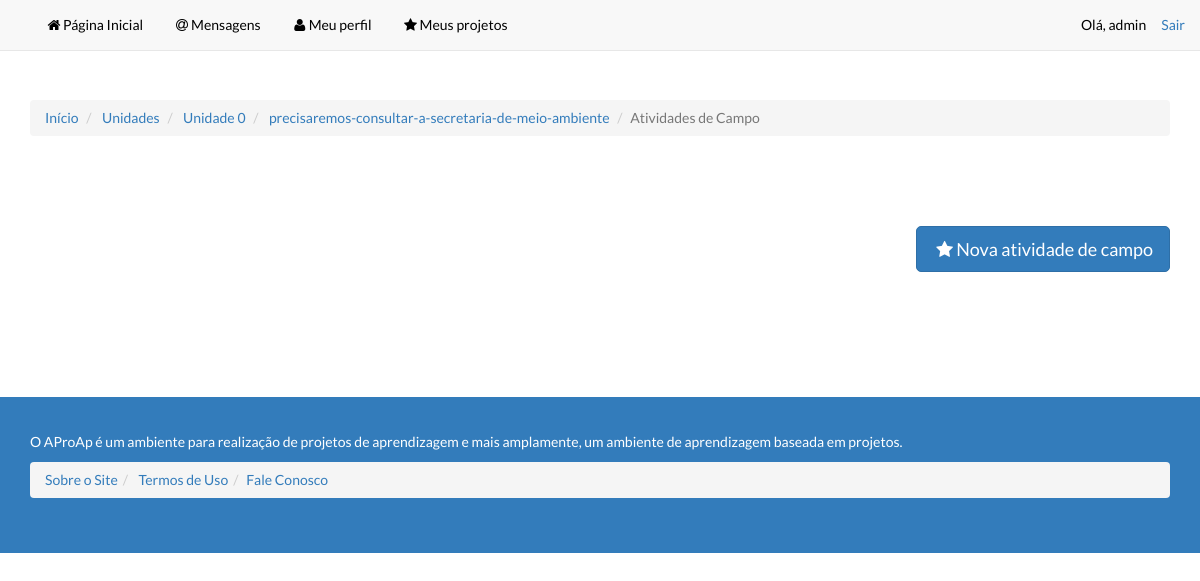
The app's page /projeto/ufes-turma-3-engen-comp/0/precisaremos-consultar-a-secretaria-de-meio-ambiente/atividades_campo/ (signed in), older data.
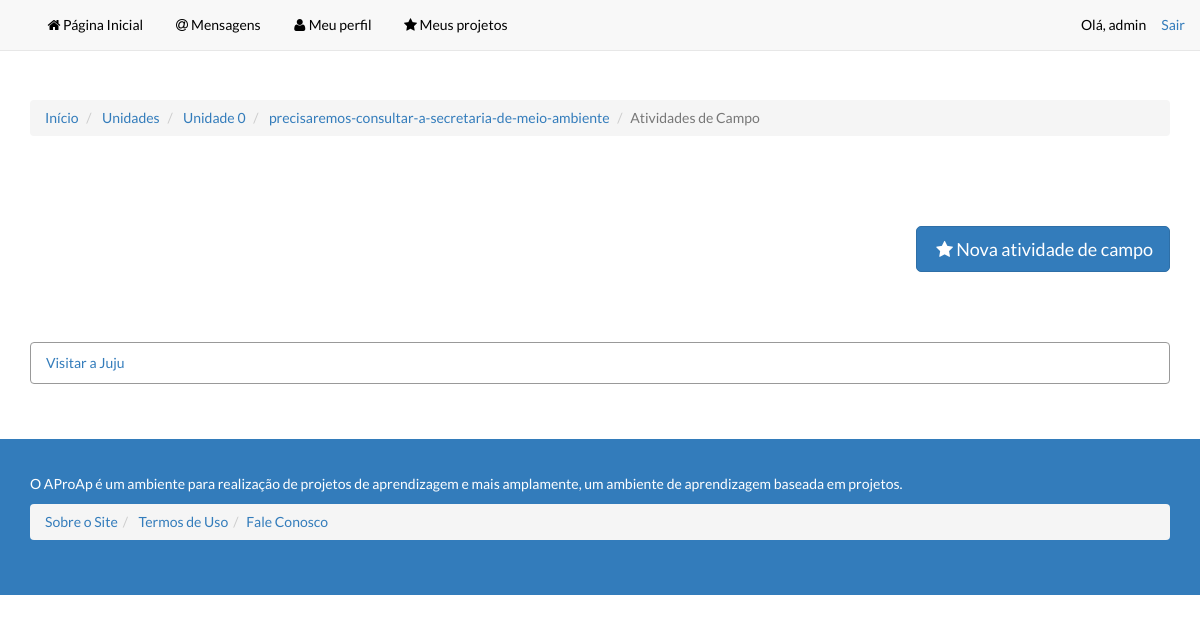
The same page, newer data.
### aproap/models.py (models this page shows, shortened)
class atividadesCampo(models.Model):
    aluno = models.CharField(max_length=100)
    titulo = models.CharField(max_length=100)
    descricao = models.CharField(max_length=200)
    resumo = models.CharField(max_length=200)
    relato = models.CharField(max_length=200)
    data = models.DateTimeField()
    qualItem = models.ForeignKey(unidadeInvestigacao)

### aproap/views.py (the view)
@login_required
def listarAtividadeCampo(request, slug, unidade, itemslug):
    qualItem = unidadeInvestigacao.objects.get(slugConhecimento=itemslug)
    atividades = atividadesCampo.objects.filter(qualItem=qualItem)
    context = dict(slug=slug, unidade=unidade, itemslug=itemslug, atividades=atividades)
    c = RequestContext(request, context)
    return render_to_response('listar_atividadeCampo.html', c)

### aproap/templates/listar_atividadeCampo.html
{% include "header.html" %}
<body>
    <div class="section">
      <div class="container">
        <div class="row">
          <div class="col-md-12">
            <ul class="breadcrumb">
              <li>
                <a href="/lobby/{{ slug }}/">Início</a>
              </li>
              <li>
                <a href="/projeto/{{ slug }}/unidades/">Unidades</a>
              </li>
              <li>
                <a href="/projeto/{{ slug }}/unidade/{{ unidade }}/detalhes/">Unidade {{ unidade }}</a>
              </li>
              <li>
                <a href="/projeto/{{ slug }}/unidade/{{ unidade }}/item/{{ itemslug }}">{{ itemslug }}</a>
              </li>
                <li class="active">Atividades de Campo</li>
            </ul>
          </div>
        </div>
      </div>
    </div>
    <div class="section">
      <div class="container">
        <div class="row">
          <div class="col-md-12 text-right">
            <a class="btn btn-lg btn-primary"
               href="/projeto/{{ slug }}/{{ unidade }}/{{ itemslug }}/atividades_campo/nova/">
                <i class="fa fa-star fa-fw"></i>Nova atividade de campo<br>
            </a>
          </div>
        </div>
      </div>
    </div>
    <div class="section">
      <div class="container">
        <div class="row">
          <div class="col-md-12">
            <ul class="list-group">
              {% for i in atividades %}
                  <li class="list-group-item">
                      <a href="teste">{{ i.titulo }}</a>
                  </li>
              {% endfor %}
            </ul>
          </div>
        </div>
      </div>
    </div>
  </body>
{% include "footer.html" %}

Row changes from the older to the newer data that the page shows:
added atividadesCampo: titulo "Visitar a Juju"
